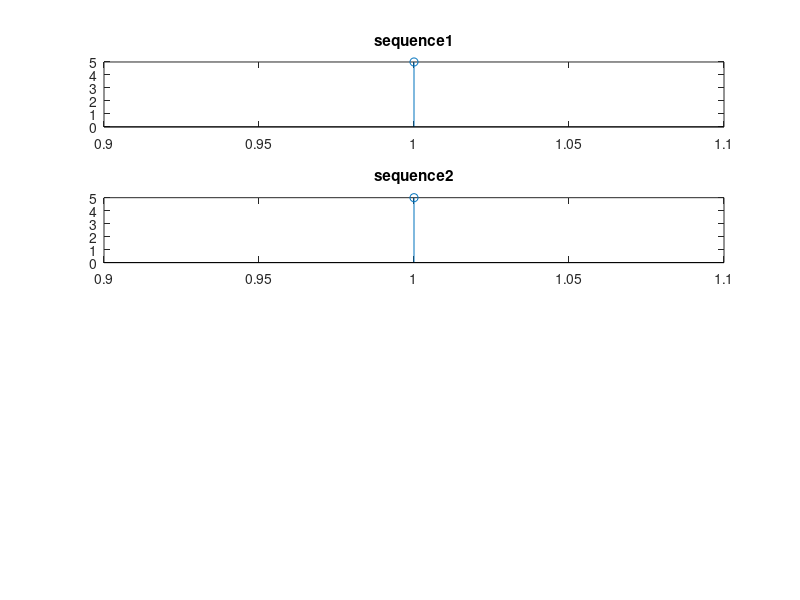

Reproduce this figure in MATLAB. (Note: this script raises an error after producing the figure.)
%cross-corelation in-built
clc;
clear all;
close all;
x = input('enter sequence1');
y = input('enter sequence2');

subplot(4,1,1)
stem(x)
title('sequence1')

subplot(4,1,2)
stem(y)
title('sequence2')

[c,lags] = xcorr(x,y);
subplot(4,1,3)
stem(lags,c)
title('Cross corelation (in-built)')

%auto-corelation
[c1,lags1] = xcorr(x);
subplot(4,1,4)
stem(lags1,c1)
title('Auto-Corelation (in-built) of sequence1')